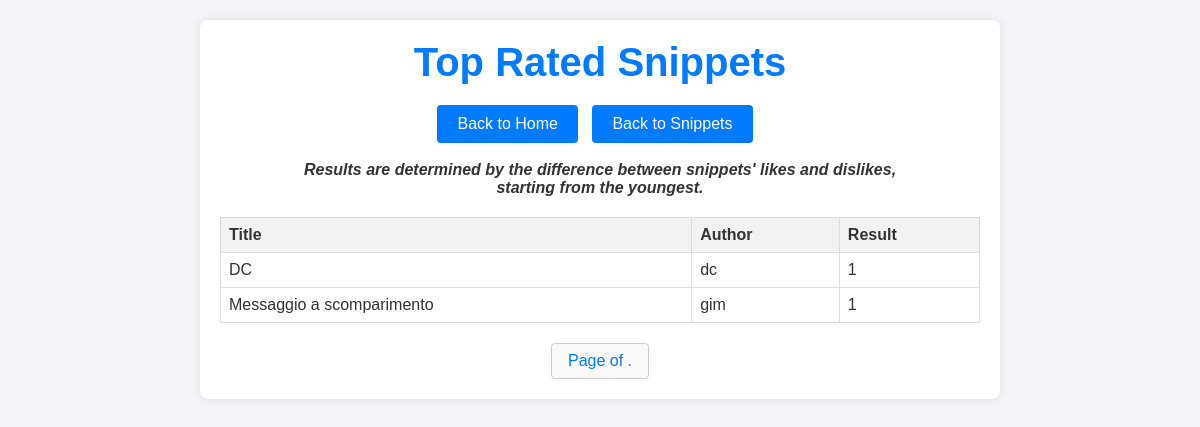
/rates/snippets, run on an earlier commit of the app's database.
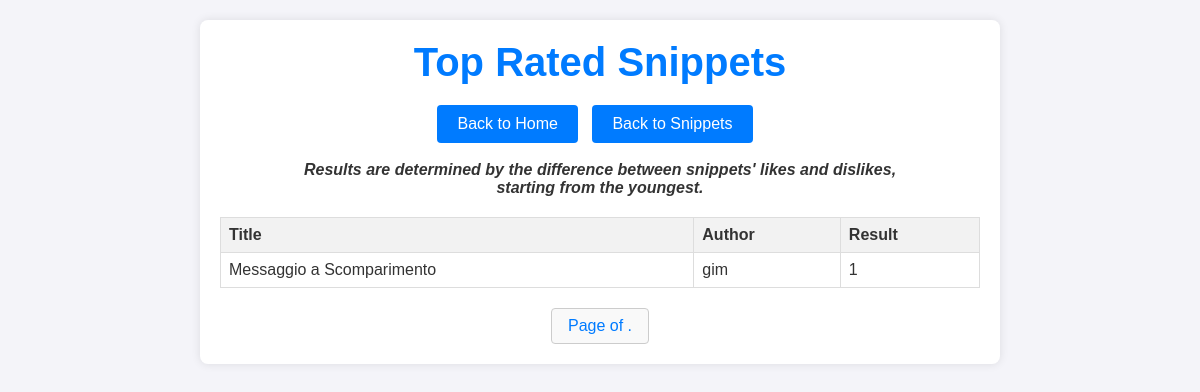
And on a later commit of the database.
### snippets/models.py (models this page shows, shortened)
class Snippet(models.Model):
    title = models.CharField(max_length=255)
    language = models.ForeignKey(Language, related_name='snippets', on_delete=models.CASCADE)
    author = models.ForeignKey(User, related_name='snippets', on_delete=models.CASCADE)
    description = models.TextField()
    description_html = models.TextField(editable=False)
    code = models.TextField()
    highlighted_code = models.TextField(editable=False)
    pub_date = models.DateTimeField(default=timezone.now, editable=False)
    update_date = models.DateTimeField(default=timezone.now, editable=False)
    objects = managers.SnippetManager()
    tags = models.CharField(max_length=255, default='')
    class Meta:
        ordering = ['-pub_date']

### ratings/views.py (the view)
# urls.py: path('snippets', TopRatedSnippetsView, name='top_rated_snippets'),
def TopRatedSnippetsView(request):
    top_snippets = Snippet.objects.annotate(
        total_likes=Count('ratings', filter=Q(ratings__rating='like')),
        total_dislikes=Count('ratings', filter=Q(ratings__rating='dislike'))
    ).annotate(
        popularity_score=F('total_likes') - F('total_dislikes')
    ).order_by('-popularity_score' and '-pub_date')[:10]  # Retrieve the top 10 snippets based on popularity_score
    popularity_score_arr = []
    for snippet in top_snippets:
        popularity_score = snippet.popularity_score
        if snippet.popularity_score <= 0:
            continue
        popularity_score_arr.append({  # Constructs a dictionary and appends it to "popularity_score_arr"
            'snippet': snippet,
            'popularity_score': popularity_score
        })
    context = {
        'top_snippets': popularity_score_arr  # Uses the correct array with best snippets
    }
    return render(request, 'ratings/templates/top_rated_snippets.html', context)

### ratings/templates/top_rated_snippets.html (shortened to what this page needs)
{% load static %}
<!DOCTYPE html>
<html lang="en">
<head>
    <link rel="stylesheet" href="{% static 'css/popular.css' %}">
</head>
<body>
<div class="container">
    <header>
        <h1>Top Rated Snippets</h1>
        <footer>
            <a href="{% url 'home' %}" class="btn">Back to Home</a>
            <a href="{% url 'snippet_list' %}" class="btn">Back to Snippets</a>
        </footer>
        <address>
            <br>
            <b>
                Results are determined by the difference between snippets' likes and dislikes, <br>starting from the youngest.
            </b>
        </address>
    </header>
    <main>
        <table>
            <thead>
            <tr>
                <th>Title</th>
                <th>Author</th>
                <th>Result</th>
            </tr>
            </thead>
            <tbody>
            {% for item in top_snippets %}
                <tr>
                    {% if item.popularity_score > 0 %}
                        <td>{{ item.snippet.title }}</td>
                        <td>{{ item.snippet.author }}</td>
                        <td>{{ item.popularity_score }}</td>
                    {% endif %}
                </tr>
            {% empty %}
                <tr>
                    <td colspan="3">No snippets found...</td>
                </tr>
            {% endfor %}
            </tbody>
        </table>
    </main>
    <div class="pagination">
        <span class="step-links">
            <span class="current">
                Page {{ top_snippets.number }} of {{ top_snippets.paginator.num_pages }}.
            </span>
        </span>
    </div>
</div>
</body>
</html>

### static/css/popular.css (style rules this page uses)
* { margin: 0; padding: 0; box-sizing: border-box; }
body { font-family: Arial, sans-serif; background-color: #f0f0f0; padding: 20px; }
.container { max-width: 800px; margin: 0 auto; }
header { text-align: center; margin-bottom: 20px; }
header h1 { font-size: 32px; color: #333; }
main table { width: 100%; border-collapse: collapse; margin-top: 20px; background-color: #fff; }
main th, main td { border: 1px solid #ddd; padding: 8px; text-align: left; }
main th { background-color: #f2f2f2; }
.pagination { margin-top: 20px; text-align: center; }
.pagination .step-links { display: inline-block; }

### ratings/templates/top_rated_snippets.html (style rules this page uses)
body { font-family: Arial, sans-serif; background-color: #f4f4f9; color: #333; margin: 0; padding: 0; }
.container { max-width: 800px; margin: 20px auto; padding: 20px; background-color: #fff; box-shadow: 0 0 10px rgba(0, 0, 0, 0.1); border-radius: 8px; }
header { text-align: center; margin-bottom: 20px; }
header h1 { font-size: 2.5em; margin: 0; color: #007BFF; }
footer { margin-top: 20px; text-align: center; }
footer .btn { display: inline-block; margin-right: 10px; padding: 10px 20px; text-decoration: none; color: #fff; background-color: #007BFF; border-radius: 4px; transition: background-color 0.3s; }
main table { width: 100%; border-collapse: collapse; margin-top: 20px; }
main th, main td { border: 1px solid #ddd; padding: 8px; text-align: left; }
main th { background-color: #f2f2f2; }
.pagination { display: flex; justify-content: center; align-items: center; margin-top: 20px; }
.pagination .step-links { display: flex; gap: 10px; }
.pagination .step-links a, .pagination .step-links .current { padding: 8px 16px; border: 1px solid #ccc; border-radius: 4px; background-color: #f9f9f9; color: #007BFF; text-decoration: none; transition: background-color 0.3s, color 0.3s; }

What changed in the data, as far as the page shows it:
removed Snippet: snippet "DC", snippet.author "dc", popularity_score "1"
changed Snippet "gim": snippet "Messaggio a scomparimento" → "Messaggio a Scomparimento"
